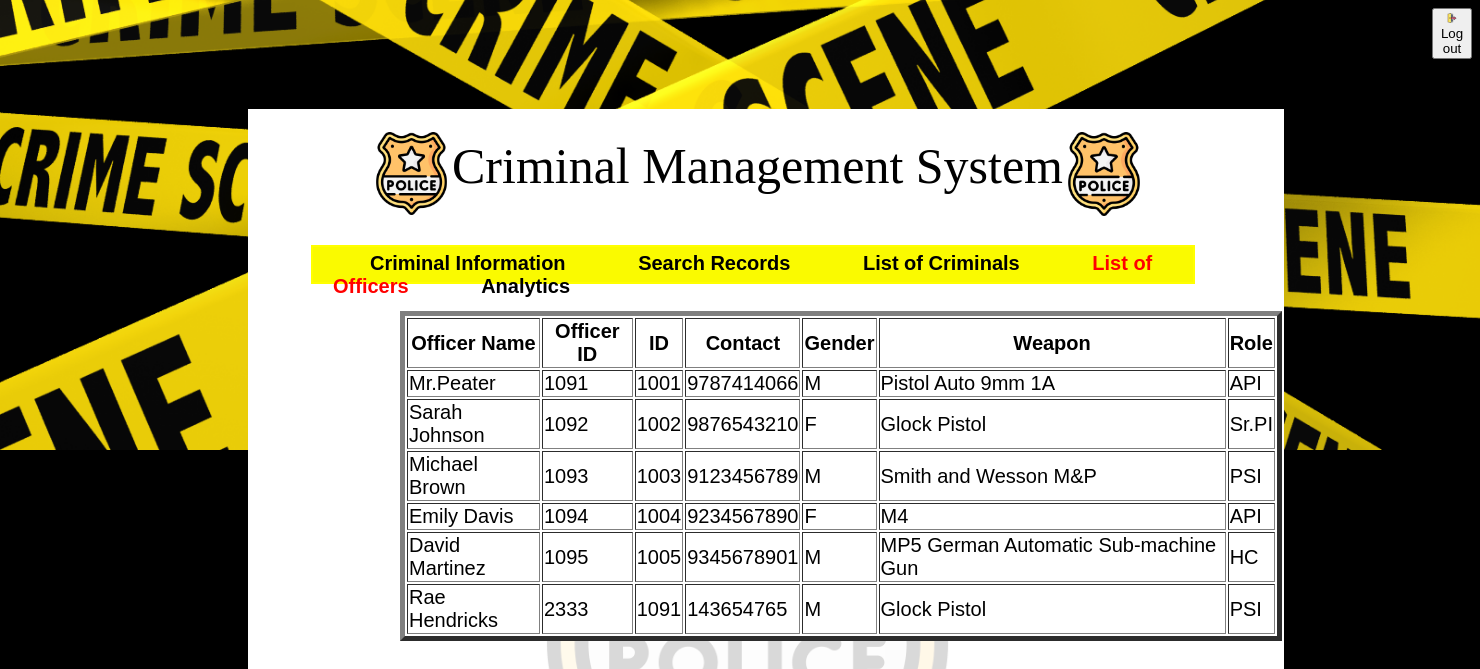
The page /Officers/offList.php on the database its author committed.
### tables this page shows
CREATE TABLE `officer` (
  `offName` TEXT NOT NULL,
  `offID` INTEGER PRIMARY KEY,
  `ID` INTEGER NOT NULL,
  `contact` INTEGER NOT NULL,
  `gender` TEXT NOT NULL,
  `weapon` TEXT NOT NULL,
  `role` TEXT NOT NULL
);

### Officers/offList.php (the view, shortened to what this page needs)
<!DOCTYPE html>
<html>
   <head>
      <link rel='stylesheet' type='text/css' media='screen' href='../css/style_1.css'>
   </head>
   <body>
      <button name="logout" style="margin-left: 1424px;"><img src="../images/logout.png" style="width:10px"><a href = "../auth/logout.php">Log out</a></button>
      <div class="container" style="height:980px;">
      <div class="finaldiv">
      <span class="head1"><img src="../images/police_logo.png" width="16.2%"></span>
      <span class="head_txt">Criminal Management System</span>
      <span class="head2"><img src="../images/police_logo.png" width="38%"></span>
      <br>
      <div class="navbar">
         <ul style="margin-left:20px">
            <li><a href="../pages/home.php"><b>Criminal Information</b></a></li>
            <li><a href="../pages/search.php" ><b>Search Records</b></a></li>
            <li><a href="../pages/criminalList.php"><b>List of Criminals</b></a></li>
            <li><a href="offList.php" class="active"><b>List of Officers</b></a></li>
            <li><a href="../pages/analysis.php"><b>Analytics</b></a></li>
         </ul>
         <br>
         <br>
         <div>
            <table border="5" style="position:absolute; left:150px;top:200px; background-color: white; z-index: 1;">
            <thead>
            <tr>
               <th>Officer Name</th>
               <th>Officer ID</th>
               <th>ID</th>
               <th>Contact</th>
               <th>Gender</th>
               <th>Weapon</th>
               <th>Role</th>
            </tr>
            </thead>
            <tbody>
<?php
   include("../config/config.php");
   $q1 = "SELECT * FROM `officer`";
   $result = $db->query($q1);
   if($result){
       while($row=$result->fetchArray(SQLITE3_ASSOC)){
           echo'
   <tr>
           <td>'.$row['offName'].'</td>
           <td>'. $row['offID'].'</td>
           <td>'. $row['ID'].'</td>
           <td>'.$row['contact'].'</td>
           <td>'. $row['gender'].'</td>
           <td>'. $row['weapon'].'</td>
           <td>'.$row['role'].'</td>
   </tr>';
       }
   }
   else{
       echo'<tr><td colspan="7">No officers found</td></tr>';
   }
   ?>
            </tbody>
            </table>
         </div>
      </div>
   </body>
</html>

### css/style_1.css (style rules this page uses)
body { background: url('../images/log_back.png'); background-position: center; background-size: cover; background-repeat: no-repeat; background-color: black; }
.container { position: absolute; border:2px solid white; background: white; margin: 240px; margin-top: 50px; margin-bottom: 50px; height: 800px; width: 1000px; padding: 16px; }
.head1 { height: 55px; position: absolute; left: 120px; margin-top: 5px; }
.head_txt { font-family: Stencil Std, fantasy; position: absolute; left: 202px; margin-top: 10px; height: 55px; font-size: 50px; }
.head2 { height: 55px; position: absolute; left: 812px; margin-top: 5px; }
.navbar { border: 2px solid yellow; color: black; font-size: 20px; font-family: "Trebuchet MS", Helvetica, sans-serif; font-weight: 520; height: 30px; width: 880px; padding-top: 5px; margin-top: 100px; margin-left: 45px; background-color: rgb(250, 250, 0); }
ul { list-style-type: none; margin: 0; padding: 0; }
li { display: inline; margin-right: 10px; padding-left: 37px; padding-right: 20px; }
a { text-decoration: none; color: black; }
.active { color: red; }

### rows shown on the page
officer: offName "Mr.Peater", offID "1091", ID "1001", contact "9787414066", gender "M", weapon "Pistol Auto 9mm 1A", role "API"
officer: offName "Sarah Johnson", offID "1092", ID "1002", contact "9876543210", gender "F", weapon "Glock Pistol", role "Sr.PI"
officer: offName "Michael Brown", offID "1093", ID "1003", contact "9123456789", gender "M", weapon "Smith and Wesson M&P", role "PSI"
officer: offName "Emily Davis", offID "1094", ID "1004", contact "9234567890", gender "F", weapon "M4", role "API"
officer: offName "David Martinez", offID "1095", ID "1005", contact "9345678901", gender "M", weapon "MP5 German Automatic Sub-machine Gun", role "HC"
officer: offName "Rae Hendricks", offID "2333", ID "1091", contact "143654765", gender "M", weapon "Glock Pistol", role "PSI"
